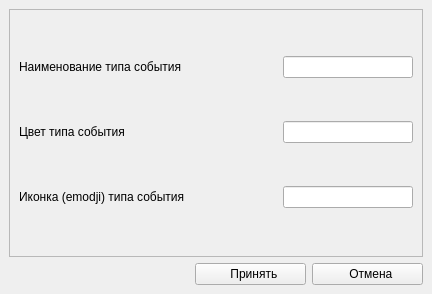
<?xml version="1.0" encoding="UTF-8"?>
<ui version="4.0">
 <class>MainWindow</class>
 <widget class="QMainWindow" name="MainWindow">
  <property name="geometry">
   <rect>
    <x>0</x>
    <y>0</y>
    <width>432</width>
    <height>294</height>
   </rect>
  </property>
  <property name="windowTitle">
   <string>Редактор типов событий</string>
  </property>
  <widget class="QWidget" name="centralwidget">
   <layout class="QVBoxLayout" name="verticalLayout_2">
    <item>
     <widget class="QFrame" name="frame">
      <property name="minimumSize">
       <size>
        <width>0</width>
        <height>171</height>
       </size>
      </property>
      <property name="frameShape">
       <enum>QFrame::StyledPanel</enum>
      </property>
      <property name="frameShadow">
       <enum>QFrame::Sunken</enum>
      </property>
      <layout class="QVBoxLayout" name="verticalLayout">
       <item>
        <layout class="QHBoxLayout" name="horizontalLayout">
         <item>
          <widget class="QLabel" name="label">
           <property name="text">
            <string>Наименование типа события</string>
           </property>
          </widget>
         </item>
         <item>
          <spacer name="horizontalSpacer">
           <property name="orientation">
            <enum>Qt::Horizontal</enum>
           </property>
           <property name="sizeHint" stdset="0">
            <size>
             <width>98</width>
             <height>20</height>
            </size>
           </property>
          </spacer>
         </item>
         <item>
          <widget class="QLineEdit" name="lineEdit_EventTypeName">
           <property name="minimumSize">
            <size>
             <width>130</width>
             <height>0</height>
            </size>
           </property>
           <property name="maximumSize">
            <size>
             <width>130</width>
             <height>16777215</height>
            </size>
           </property>
          </widget>
         </item>
        </layout>
       </item>
       <item>
        <layout class="QHBoxLayout" name="horizontalLayout_2">
         <item>
          <widget class="QLabel" name="label_2">
           <property name="text">
            <string>Цвет типа события</string>
           </property>
          </widget>
         </item>
         <item>
          <spacer name="horizontalSpacer_2">
           <property name="orientation">
            <enum>Qt::Horizontal</enum>
           </property>
           <property name="sizeHint" stdset="0">
            <size>
             <width>138</width>
             <height>20</height>
            </size>
           </property>
          </spacer>
         </item>
         <item>
          <widget class="QLineEdit" name="lineEdit_EventTypeColor">
           <property name="minimumSize">
            <size>
             <width>130</width>
             <height>0</height>
            </size>
           </property>
           <property name="maximumSize">
            <size>
             <width>130</width>
             <height>16777215</height>
            </size>
           </property>
          </widget>
         </item>
        </layout>
       </item>
       <item>
        <layout class="QHBoxLayout" name="horizontalLayout_3">
         <item>
          <widget class="QLabel" name="label_3">
           <property name="text">
            <string>Иконка (emodji) типа события</string>
           </property>
          </widget>
         </item>
         <item>
          <spacer name="horizontalSpacer_3">
           <property name="orientation">
            <enum>Qt::Horizontal</enum>
           </property>
           <property name="sizeHint" stdset="0">
            <size>
             <width>88</width>
             <height>20</height>
            </size>
           </property>
          </spacer>
         </item>
         <item>
          <widget class="QLineEdit" name="lineEdit_EventTypeEmodji">
           <property name="minimumSize">
            <size>
             <width>130</width>
             <height>0</height>
            </size>
           </property>
           <property name="maximumSize">
            <size>
             <width>130</width>
             <height>16777215</height>
            </size>
           </property>
          </widget>
         </item>
        </layout>
       </item>
      </layout>
     </widget>
    </item>
    <item>
     <layout class="QHBoxLayout" name="horizontalLayout_4">
      <item>
       <spacer name="horizontalSpacer_4">
        <property name="minimumSize">
         <size>
          <width>111</width>
          <height>0</height>
         </size>
        </property>
        <property name="orientation">
         <enum>Qt::Horizontal</enum>
        </property>
        <property name="sizeHint" stdset="0">
         <size>
          <width>178</width>
          <height>20</height>
         </size>
        </property>
       </spacer>
      </item>
      <item>
       <widget class="QPushButton" name="pushButton">
        <property name="minimumSize">
         <size>
          <width>111</width>
          <height>0</height>
         </size>
        </property>
        <property name="text">
         <string>  Принять</string>
        </property>
        <property name="icon">
         <iconset>
          <normaloff>gtk_apply.png</normaloff>gtk_apply.png</iconset>
        </property>
       </widget>
      </item>
      <item>
       <widget class="QPushButton" name="pushButton_Cancel">
        <property name="minimumSize">
         <size>
          <width>111</width>
          <height>0</height>
         </size>
        </property>
        <property name="text">
         <string>  Отмена</string>
        </property>
        <property name="icon">
         <iconset>
          <normaloff>gtk_cancel.png</normaloff>gtk_cancel.png</iconset>
        </property>
       </widget>
      </item>
     </layout>
    </item>
   </layout>
  </widget>
 </widget>
 <resources/>
 <connections/>
</ui>
